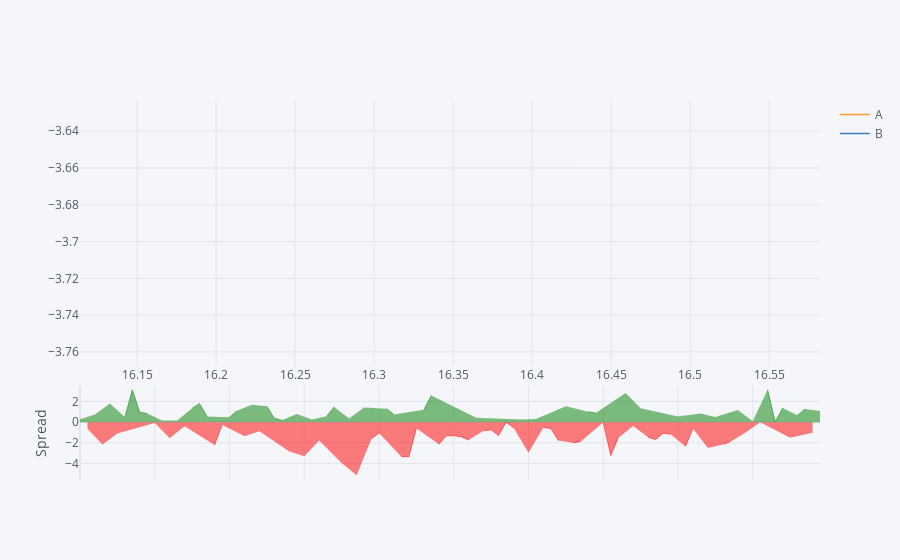

The code cell stored with this chart in its notebook:
### Code cell
df[['A', 'B']].iplot(kind='spread')

### Figure 1 — Plotly figure (JSON) as saved in the notebook; plotly's stock layout.template omitted (floating-point values rounded to 4 significant figures)
{"data": [{"line": {"color": "rgba(255, 153, 51, 1.0)", "dash": "solid", "shape": "linear", "width": 1.3}, "mode": "lines", "name": "A", "text": "", "type": "scatter", "x": [0, 1, 2, 3, 4, 5, 6, 7, 8, 9, 10, 11, 12, 13, 14, 15, 16, 17, 18, 19, 20, 21, 22, 23, 24, 25, 26, 27, 28, 29, 30, 31, 32, 33, 34, 35, 36, 37, 38, 39, 40, 41, 42, 43, 44, 45, 46, 47, 48, 49, 50, 51, 52, 53, 54, 55, 56, 57, 58, 59, 60, 61, 62, 63, 64, 65, 66, 67, 68, 69, 70, 71, 72, 73, 74, 75, 76, 77, 78, 79, 80, 81, 82, 83, 84, 85, 86, 87, 88, 89, 90, 91, 92, 93, 94, 95, 96, 97, 98, 99], "y": [0.3388, -1.048, -0.3338, -0.7617, 0.3409, -0.3046, 0.302, 0.8791, 0.9884, 0.2474, -1.375, 0.3355, -2.181, 0.2029, -0.5057, 0.9486, 0.5178, 0.2756, -1.667, 1.343, -0.6307, 0.005466, -0.9154, 2.319, -0.09944, 0.4618, 0.3589, -0.4498, -1.103, 0.9137, -1.401, 0.2591, -0.686, 0.3894, 0.1997, -2.955, 0.2219, -3.46, 0.2455, -0.9758, -1.324, 0.9561, 0.5918, -1.768, -1.227, -0.6883, -0.5527, 1.58, -0.4022, -2.201, -0.6335, -0.9869, -0.9412, 0.6535, -0.4942, 0.4929, -0.9673, 0.06774, 0.07353, -0.1338, -1.623, 1.051, 0.1883, -0.3003, -1.61, 0.7636, -1.538, -1.464, 0.6813, 1.107, 0.1562, -1.833, -0.8961, 1.664, -1.015, 1.471, -0.4394, -0.6533, -0.5222, -0.5316, -0.2636, -1.343, -1.148, 0.4476, -0.6248, 0.01037, -0.791, -0.5225, 1.061, 0.5981, -0.38, -0.8523, 2.178, -1.101, 1.19, -1.017, -1.031, 1.805, -1.515, 1.304]}, {"line": {"color": "rgba(55, 128, 191, 1.0)", "dash": "solid", "shape": "linear", "width": 1.3}, "mode": "lines", "name": "B", "text": "", "type": "scatter", "x": [0, 1, 2, 3, 4, 5, 6, 7, 8, 9, 10, 11, 12, 13, 14, 15, 16, 17, 18, 19, 20, 21, 22, 23, 24, 25, 26, 27, 28, 29, 30, 31, 32, 33, 34, 35, 36, 37, 38, 39, 40, 41, 42, 43, 44, 45, 46, 47, 48, 49, 50, 51, 52, 53, 54, 55, 56, 57, 58, 59, 60, 61, 62, 63, 64, 65, 66, 67, 68, 69, 70, 71, 72, 73, 74, 75, 76, 77, 78, 79, 80, 81, 82, 83, 84, 85, 86, 87, 88, 89, 90, 91, 92, 93, 94, 95, 96, 97, 98, 99], "y": [0.06987, -0.4214, -1.063, 1.397, -1.464, 0.7989, -0.1841, -2.248, 0.03454, -0.5937, -1.304, 0.1823, -0.6303, 0.03788, -0.1213, -0.4022, -1.269, -0.2713, 0.5422, 1.605, -1.096, -1.088, 0.4457, 0.6475, 0.7749, -1.07, -0.008467, -0.6337, 1.74, 0.1254, 1.901, 0.01304, 1.077, -0.1848, -1.268, 0.992, -0.1304, 1.666, -1.162, 0.6224, -0.2688, -0.3416, -0.1554, 1.564, 2.115, -0.09651, -1.754, -0.9881, 1.741, -0.8888, 0.6836, 0.4303, 0.7756, 0.2316, 0.3412, 1.224, 0.3259, 0.06781, 0.6114, -0.3841, 1.338, 0.7463, 0.6974, 0.3248, 0.157, -0.7764, 0.4758, 0.3946, -0.3116, 0.2199, 0.1762, 1.386, 0.6304, -1.144, -0.6338, 0.1212, 1.019, 1.03, 0.5501, 0.6395, -0.8189, 0.9995, -0.5245, -0.3859, 1.863, -0.4919, 1.357, 1.372, -0.1152, 1.621, -0.4691, -0.8324, -0.9491, -1.143, -0.1656, 0.4919, -1.688, 0.5269, -0.4953, 0.218]}, {"connectgaps": false, "fill": "tozeroy", "line": {"color": "green", "dash": "solid", "shape": "linear", "width": 0.5}, "mode": "lines", "name": "Spread", "showlegend": false, "type": "scatter", "x": [0, 1, 2, 3, 4, 5, 6, 7, 8, 9, 10, 11, 12, 13, 14, 15, 16, 17, 18, 19, 20, 21, 22, 23, 24, 25, 26, 27, 28, 29, 30, 31, 32, 33, 34, 35, 36, 37, 38, 39, 40, 41, 42, 43, 44, 45, 46, 47, 48, 49, 50, 51, 52, 53, 54, 55, 56, 57, 58, 59, 60, 61, 62, 63, 64, 65, 66, 67, 68, 69, 70, 71, 72, 73, 74, 75, 76, 77, 78, 79, 80, 81, 82, 83, 84, 85, 86, 87, 88, 89, 90, 91, 92, 93, 94, 95, 96, 97, 98, 99], "xaxis": "x2", "y": [0.269, "", 0.7293, "", 1.805, "", 0.4861, 3.127, 0.9539, 0.8411, "", 0.1531, "", 0.165, "", 1.351, 1.786, 0.5469, "", "", 0.4655, 1.094, "", 1.671, "", 1.531, 0.3674, 0.1839, "", 0.7883, "", 0.246, "", 0.5742, 1.467, "", 0.3523, "", 1.407, "", "", 1.298, 0.7472, "", "", "", 1.201, 2.568, "", "", "", "", "", 0.4219, "", "", "", "", "", 0.2503, "", 0.3045, "", "", "", 1.54, "", "", 0.993, 0.8873, "", "", "", 2.808, "", 1.35, "", "", "", "", 0.5552, "", "", 0.8335, "", 0.5022, "", "", 1.176, "", 0.08917, "", 3.127, 0.04189, 1.355, "", 0.6572, 1.278, "", 1.086], "yaxis": "y2"}, {"connectgaps": false, "fill": "tozeroy", "line": {"color": "red", "dash": "solid", "shape": "linear", "width": 0.5}, "mode": "lines", "name": "Spread", "showlegend": false, "type": "scatter", "x": [0, 1, 2, 3, 4, 5, 6, 7, 8, 9, 10, 11, 12, 13, 14, 15, 16, 17, 18, 19, 20, 21, 22, 23, 24, 25, 26, 27, 28, 29, 30, 31, 32, 33, 34, 35, 36, 37, 38, 39, 40, 41, 42, 43, 44, 45, 46, 47, 48, 49, 50, 51, 52, 53, 54, 55, 56, 57, 58, 59, 60, 61, 62, 63, 64, 65, 66, 67, 68, 69, 70, 71, 72, 73, 74, 75, 76, 77, 78, 79, 80, 81, 82, 83, 84, 85, 86, 87, 88, 89, 90, 91, 92, 93, 94, 95, 96, 97, 98, 99], "xaxis": "x2", "y": ["", -0.6263, "", -2.159, "", -1.104, "", "", "", "", -0.07073, "", -1.551, "", -0.3844, "", "", "", -2.209, -0.2617, "", "", -1.361, "", -0.8743, "", "", "", -2.844, "", -3.302, "", -1.763, "", "", -3.947, "", -5.126, "", -1.598, -1.055, "", "", -3.332, -3.342, -0.5918, "", "", -2.143, -1.313, -1.317, -1.417, -1.717, "", -0.8354, -0.7315, -1.293, -7.396e-05, -0.5378, "", -2.961, "", -0.5092, -0.625, -1.767, "", -2.014, -1.859, "", "", -0.02005, -3.219, -1.527, "", -0.3807, "", -1.458, -1.683, -1.072, -1.171, "", -2.342, -0.6239, "", -2.488, "", -2.148, -1.895, "", -1.023, "", -0.01985, "", "", "", -1.509, "", "", -1.02, ""], "yaxis": "y2"}], "layout": {"autosize": true, "hovermode": "x", "legend": {"bgcolor": "#F5F6F9", "font": {"color": "#4D5663"}}, "paper_bgcolor": "#F5F6F9", "plot_bgcolor": "#F5F6F9", "title": {"font": {"color": "#4D5663"}}, "xaxis": {"autorange": false, "gridcolor": "#E1E5ED", "range": [16.11, 16.58], "showgrid": true, "tickfont": {"color": "#4D5663"}, "title": {"font": {"color": "#4D5663"}, "text": ""}, "type": "linear", "zerolinecolor": "#E1E5ED"}, "xaxis2": {"anchor": "y2", "autorange": true, "gridcolor": "#E1E5ED", "range": [0, 99], "showgrid": true, "showticklabels": false, "tickfont": {"color": "#4D5663"}, "title": {"font": {"color": "#4D5663"}, "text": ""}, "type": "linear", "zerolinecolor": "#E1E5ED"}, "yaxis": {"autorange": false, "domain": [0.3, 1], "gridcolor": "#E1E5ED", "range": [-3.768, -3.623], "showgrid": true, "tickfont": {"color": "#4D5663"}, "title": {"font": {"color": "#4D5663"}, "text": ""}, "type": "linear", "zerolinecolor": "#E1E5ED"}, "yaxis2": {"autorange": true, "domain": [0, 0.25], "gridcolor": "#E1E5ED", "range": [-5.585, 3.586], "showgrid": true, "tickfont": {"color": "#4D5663"}, "title": {"font": {"color": "#4D5663"}, "text": "Spread"}, "type": "linear", "zerolinecolor": "#E1E5ED"}}}
